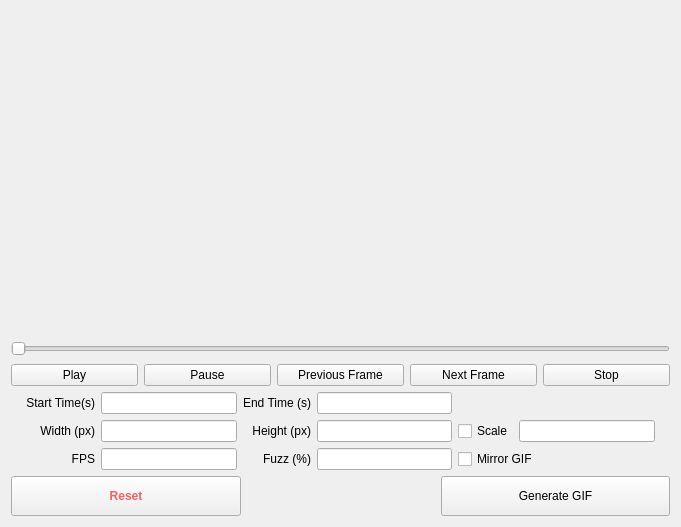
<?xml version="1.0" encoding="UTF-8"?>
<ui version="4.0">
 <class>Form</class>
 <widget class="QWidget" name="Form">
  <property name="geometry">
   <rect>
    <x>0</x>
    <y>0</y>
    <width>681</width>
    <height>527</height>
   </rect>
  </property>
  <property name="minimumSize">
   <size>
    <width>643</width>
    <height>492</height>
   </size>
  </property>
  <property name="windowTitle">
   <string>Form</string>
  </property>
  <layout class="QGridLayout" name="gridLayout_2">
   <item row="0" column="0">
    <layout class="QVBoxLayout" name="verticalLayout">
     <item>
      <widget class="QLabel" name="gif_player">
       <property name="minimumSize">
        <size>
         <width>623</width>
         <height>285</height>
        </size>
       </property>
       <property name="text">
        <string/>
       </property>
      </widget>
     </item>
     <item>
      <widget class="QSlider" name="horizontalSlider">
       <property name="minimumSize">
        <size>
         <width>0</width>
         <height>19</height>
        </size>
       </property>
       <property name="orientation">
        <enum>Qt::Horizontal</enum>
       </property>
      </widget>
     </item>
     <item>
      <layout class="QHBoxLayout" name="horizontalLayout">
       <property name="sizeConstraint">
        <enum>QLayout::SetMaximumSize</enum>
       </property>
       <item>
        <widget class="QPushButton" name="play_btn">
         <property name="text">
          <string>Play</string>
         </property>
        </widget>
       </item>
       <item>
        <widget class="QPushButton" name="pause_btn">
         <property name="text">
          <string>Pause</string>
         </property>
        </widget>
       </item>
       <item>
        <widget class="QPushButton" name="prev_frame_btn">
         <property name="text">
          <string>Previous Frame</string>
         </property>
        </widget>
       </item>
       <item>
        <widget class="QPushButton" name="next_frame_btn">
         <property name="text">
          <string>Next Frame</string>
         </property>
        </widget>
       </item>
       <item>
        <widget class="QPushButton" name="stop_btn">
         <property name="text">
          <string>Stop</string>
         </property>
        </widget>
       </item>
      </layout>
     </item>
    </layout>
   </item>
   <item row="1" column="0">
    <layout class="QGridLayout" name="gridLayout">
     <property name="leftMargin">
      <number>15</number>
     </property>
     <property name="rightMargin">
      <number>15</number>
     </property>
     <item row="1" column="2">
      <widget class="QLabel" name="height_label">
       <property name="text">
        <string>Height (px)</string>
       </property>
       <property name="alignment">
        <set>Qt::AlignRight|Qt::AlignTrailing|Qt::AlignVCenter</set>
       </property>
      </widget>
     </item>
     <item row="1" column="0">
      <widget class="QLabel" name="width_label">
       <property name="text">
        <string>Width (px)</string>
       </property>
       <property name="alignment">
        <set>Qt::AlignRight|Qt::AlignTrailing|Qt::AlignVCenter</set>
       </property>
      </widget>
     </item>
     <item row="0" column="0">
      <widget class="QLabel" name="start_label">
       <property name="text">
        <string>Start Time(s)</string>
       </property>
       <property name="alignment">
        <set>Qt::AlignRight|Qt::AlignTrailing|Qt::AlignVCenter</set>
       </property>
      </widget>
     </item>
     <item row="1" column="1">
      <widget class="QLineEdit" name="width_input"/>
     </item>
     <item row="1" column="4">
      <widget class="QCheckBox" name="scale_check">
       <property name="text">
        <string>Scale</string>
       </property>
      </widget>
     </item>
     <item row="1" column="5">
      <widget class="QLineEdit" name="scale_input"/>
     </item>
     <item row="2" column="0">
      <widget class="QLabel" name="fps_label">
       <property name="text">
        <string>FPS</string>
       </property>
       <property name="alignment">
        <set>Qt::AlignRight|Qt::AlignTrailing|Qt::AlignVCenter</set>
       </property>
      </widget>
     </item>
     <item row="2" column="1">
      <widget class="QLineEdit" name="fps_input"/>
     </item>
     <item row="2" column="2">
      <widget class="QLabel" name="fuzz_label">
       <property name="text">
        <string>Fuzz (%)</string>
       </property>
       <property name="alignment">
        <set>Qt::AlignRight|Qt::AlignTrailing|Qt::AlignVCenter</set>
       </property>
      </widget>
     </item>
     <item row="2" column="3">
      <widget class="QLineEdit" name="fuzz_input"/>
     </item>
     <item row="2" column="4" colspan="2">
      <widget class="QCheckBox" name="mirror_check">
       <property name="text">
        <string>Mirror GIF</string>
       </property>
      </widget>
     </item>
     <item row="1" column="3">
      <widget class="QLineEdit" name="height_input"/>
     </item>
     <item row="0" column="1">
      <widget class="QLineEdit" name="start_input"/>
     </item>
     <item row="0" column="2">
      <widget class="QLabel" name="end_label">
       <property name="text">
        <string>End Time (s)</string>
       </property>
       <property name="alignment">
        <set>Qt::AlignRight|Qt::AlignTrailing|Qt::AlignVCenter</set>
       </property>
      </widget>
     </item>
     <item row="0" column="3">
      <widget class="QLineEdit" name="end_input"/>
     </item>
    </layout>
   </item>
   <item row="2" column="0">
    <layout class="QHBoxLayout" name="horizontalLayout_2">
     <property name="spacing">
      <number>200</number>
     </property>
     <item>
      <widget class="QPushButton" name="reset_btn">
       <property name="minimumSize">
        <size>
         <width>0</width>
         <height>40</height>
        </size>
       </property>
       <property name="palette">
        <palette>
         <active>
          <colorrole role="WindowText">
           <brush brushstyle="SolidPattern">
            <color alpha="255">
             <red>0</red>
             <green>0</green>
             <blue>0</blue>
            </color>
           </brush>
          </colorrole>
          <colorrole role="Text">
           <brush brushstyle="SolidPattern">
            <color alpha="255">
             <red>0</red>
             <green>0</green>
             <blue>0</blue>
            </color>
           </brush>
          </colorrole>
          <colorrole role="ButtonText">
           <brush brushstyle="SolidPattern">
            <color alpha="255">
             <red>241</red>
             <green>98</green>
             <blue>95</blue>
            </color>
           </brush>
          </colorrole>
         </active>
         <inactive>
          <colorrole role="WindowText">
           <brush brushstyle="SolidPattern">
            <color alpha="255">
             <red>0</red>
             <green>0</green>
             <blue>0</blue>
            </color>
           </brush>
          </colorrole>
          <colorrole role="Text">
           <brush brushstyle="SolidPattern">
            <color alpha="255">
             <red>0</red>
             <green>0</green>
             <blue>0</blue>
            </color>
           </brush>
          </colorrole>
          <colorrole role="ButtonText">
           <brush brushstyle="SolidPattern">
            <color alpha="255">
             <red>241</red>
             <green>98</green>
             <blue>95</blue>
            </color>
           </brush>
          </colorrole>
         </inactive>
         <disabled>
          <colorrole role="WindowText">
           <brush brushstyle="SolidPattern">
            <color alpha="255">
             <red>120</red>
             <green>120</green>
             <blue>120</blue>
            </color>
           </brush>
          </colorrole>
          <colorrole role="Text">
           <brush brushstyle="SolidPattern">
            <color alpha="255">
             <red>120</red>
             <green>120</green>
             <blue>120</blue>
            </color>
           </brush>
          </colorrole>
          <colorrole role="ButtonText">
           <brush brushstyle="SolidPattern">
            <color alpha="255">
             <red>120</red>
             <green>120</green>
             <blue>120</blue>
            </color>
           </brush>
          </colorrole>
         </disabled>
        </palette>
       </property>
       <property name="font">
        <font>
         <weight>75</weight>
         <bold>true</bold>
        </font>
       </property>
       <property name="text">
        <string>Reset</string>
       </property>
      </widget>
     </item>
     <item>
      <widget class="QPushButton" name="generate_btn">
       <property name="minimumSize">
        <size>
         <width>0</width>
         <height>40</height>
        </size>
       </property>
       <property name="text">
        <string>Generate GIF</string>
       </property>
      </widget>
     </item>
    </layout>
   </item>
  </layout>
 </widget>
 <resources/>
 <connections/>
</ui>
